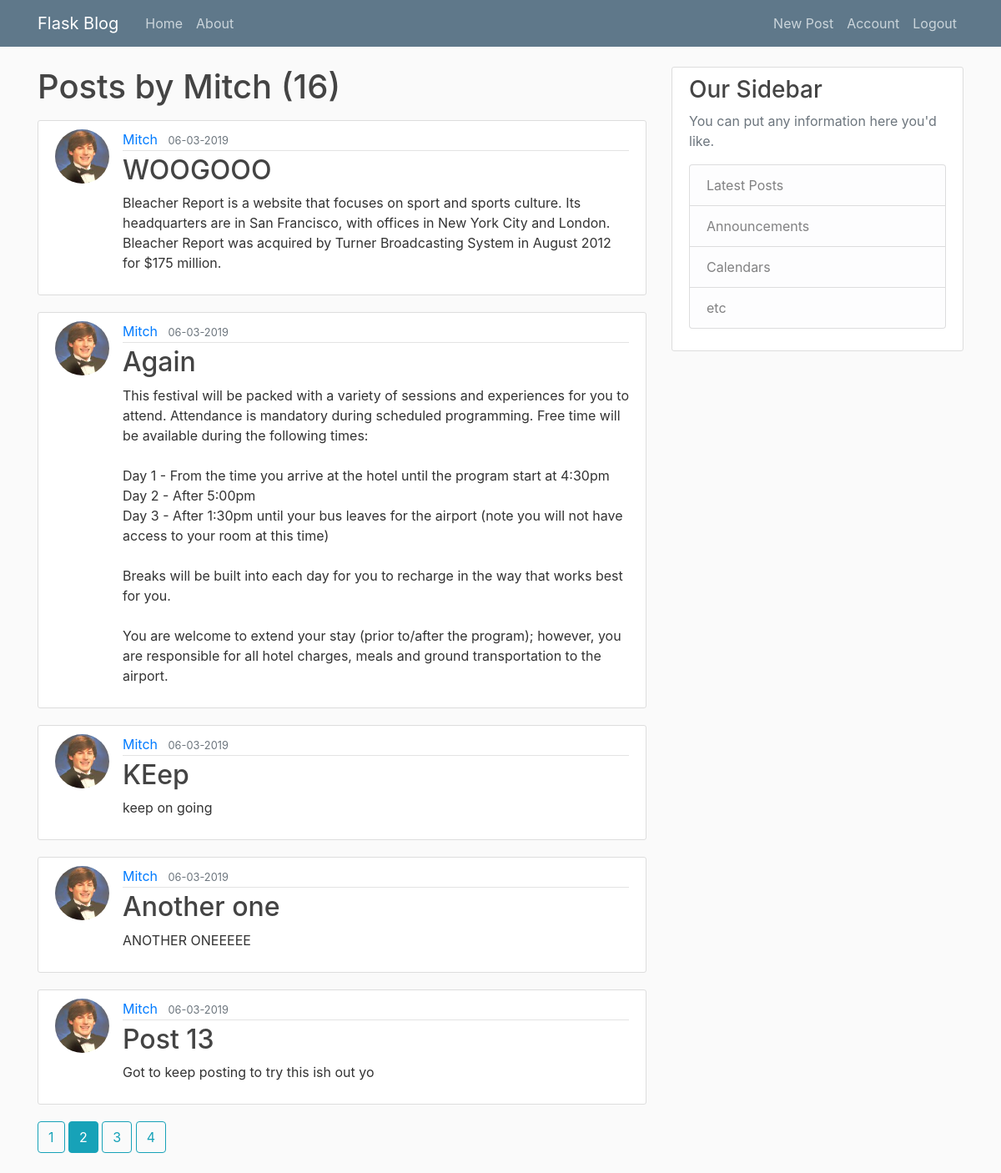
Screenshot of /user/Mitch?page=2 (signed in) with the database file from the repository.
### flaskblog/models.py (models this page shows, shortened)
class User(db.Model, UserMixin):
	id = db.Column(db.Integer, primary_key=True)
	username = db.Column(db.String(20), unique=True, nullable=False)
	email = db.Column(db.String(120), unique=True, nullable=False)
	image_file = db.Column(db.String(20), nullable=False, default='default.png')
	password = db.Column(db.String(60), nullable=False)
	posts = db.relationship('Post', backref='author', lazy=True)

class Post(db.Model):
	id = db.Column(db.Integer, primary_key=True)
	title = db.Column(db.String(100), nullable=False)
	date_posted = db.Column(db.DateTime, nullable=False, default=datetime.utcnow)
	content = db.Column(db.Text, nullable=False)
	user_id = db.Column(db.Integer, db.ForeignKey('user.id'), nullable=False)

### flaskblog/users/routes.py (the view)
@users.route("/user/<string:username>")
def user_posts(username):
    page = request.args.get('page', 1, type=int)
    user = User.query.filter_by(username=username).first_or_404()
    posts = Post.query.filter_by(author=user)\
        .order_by(Post.date_posted.desc())\
        .paginate(page=page, per_page=5)
    return render_template('user_posts.html', posts=posts, user=user)

### flaskblog/models.py (called while the page is built)
@login_manager.user_loader
def load_user(user_id):
	return User.query.get(int(user_id))

### flaskblog/templates/user_posts.html
{% extends "layout.html" %}
{% block content %}
  <h1 class="mb-3">Posts by {{ user.username }} ({{ posts.total }})</h1>
    {% for post in posts.items %}
        <article class="media content-section">
          <img class="rounded-circle article-img" src="{{ url_for('static', filename='profile_pics/' + post.author.image_file) }}">
          <div class="media-body">
              <div class="article-metadata">
                <a class="mr-2" href="{{ url_for('users.user_posts', username=post.author.username) }}">{{ post.author.username }}</a>
                <small class="text-muted">{{ post.date_posted.strftime('%m-%d-%Y') }}</small>
              </div>
            <h2><a class="article-title" href="{{url_for('posts.post', post_id=post.id)}}">{{ post.title }}</a></h2>
            <p class="article-content">{{ post.content }}</p>
          </div>
        </article>
    {% endfor %}
    {% for page_num in posts.iter_pages(left_edge=1, right_edge=1, left_current=1, right_current=2 ) %}
      {% if page_num %}
        {% if posts.page == page_num %}
          <a class='btn btn-info mb-4' href="{{url_for('users.user_posts', username=user.username, page=page_num)}}">{{ page_num }}</a>
        {% else %}
          <a class='btn btn-outline-info mb-4' href="{{url_for('users.user_posts', username=user.username, page=page_num)}}">{{ page_num }}</a>
        {% endif %}
      {% else %}
        ...
      {% endif %}
    {% endfor %}
{% endblock content %}

### flaskblog/static/main.css (style rules this page uses)
body { background: #fafafa; color: #333333; margin-top: 5rem; }
h1, h2, h3, h4, h5, h6 { color: #444444; }
.content-section { background: #ffffff; padding: 10px 20px; border: 1px solid #dddddd; border-radius: 3px; margin-bottom: 20px; }
.article-title { color: #444444; }
.article-content { white-space: pre-line; }
.article-img { height: 65px; width: 65px; margin-right: 16px; }
.article-metadata { padding-bottom: 1px; margin-bottom: 4px; border-bottom: 1px solid #e3e3e3 }

### rows the page displays
User: username "Mitch"
Post: image_file (picture), author.username "Mitch", date_posted "06-03-2019", title "WOOGOOO", content "Bleacher Report is a website that focuses on sport and sports culture. Its headquarters are in San Francisco, with offices in New York City and London. Bleacher Report was acquired by Turner Broadcasting System in August 2012 for $175 million."
Post: image_file (picture), author.username "Mitch", date_posted "06-03-2019", title "Again", content "This festival will be packed with a variety of sessions and experiences for you to attend. Attendance is mandatory during scheduled programming. Free time will be available during the following times: Day 1 - From the time you arrive at the hotel until the program start at 4:30pm Day 2 - After 5:00pm Day 3 - After 1:30pm until your bus leaves for the airport (note you will not have access to your room at this time) Breaks will be built into each day for you to recharge in the way that works best for you. You are welcome to extend your stay (prior to/after the program); however, you are responsible for all hotel charges, meals and ground transportation to the airport."
Post: image_file (picture), author.username "Mitch", date_posted "06-03-2019", title "KEep", content "keep on going"
Post: image_file (picture), author.username "Mitch", date_posted "06-03-2019", title "Another one", content "ANOTHER ONEEEEE"
Post: image_file (picture), author.username "Mitch", date_posted "06-03-2019", title "Post 13", content "Got to keep posting to try this ish out yo"

### other values shown
{{ posts.total }} "16"
{{ page_num }} "1" "3" "4"
{{ page_num }} "2"
